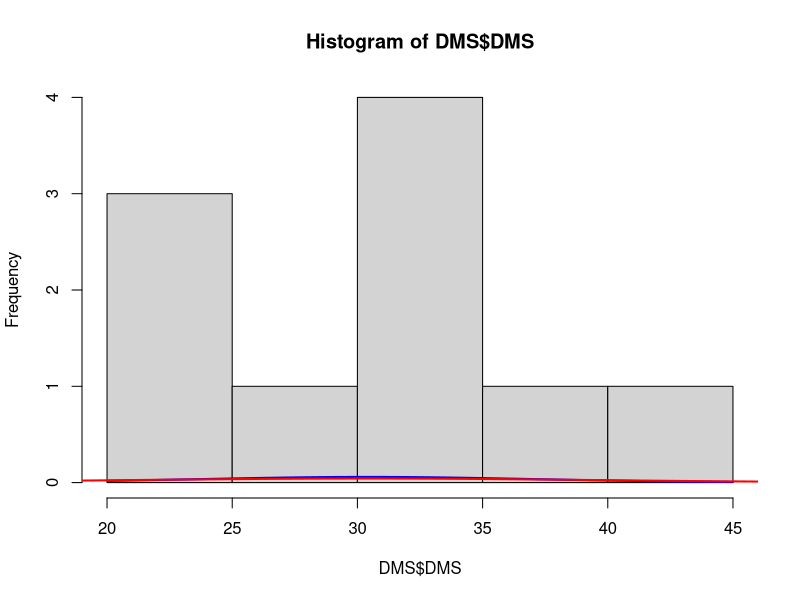
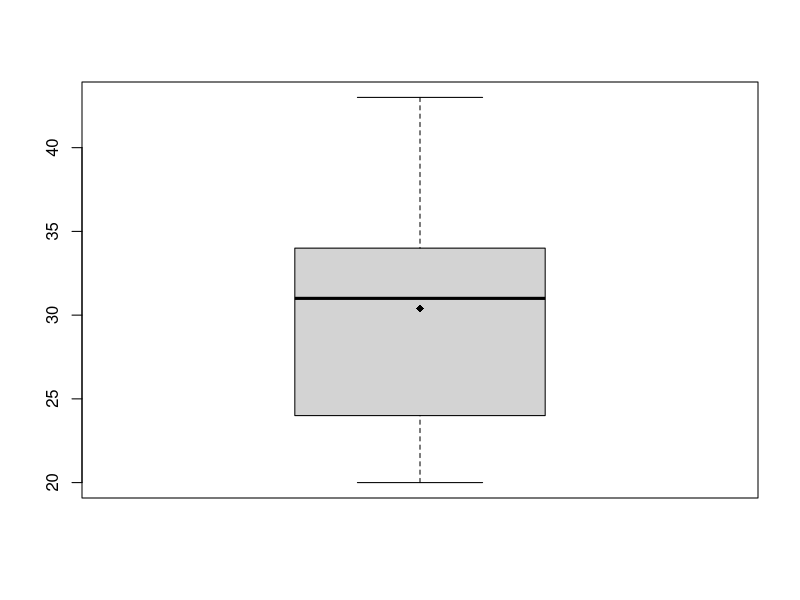

Write the R code that produced these figures, in order.
# for DMS

#a) Make a boxplot and histogram to verify that the distribution is roughly symmetric with no outliers.
DMS=read.table(file="DMS.txt",header=T)


# histogram
# View(DMS)
# attach(DMS$DMS)
# library(lattice) # histogram ??????lattice
hist(DMS$DMS)
means <- mean(DMS$DMS)
std <- sd(DMS$DMS)
curve(dnorm(x, mean=means, sd=std), col="blue", lwd=2, add=TRUE)   # normal distribution line
lines(density(DMS$DMS, adjust=2),col = "red", lwd=2)

# boxplot
boxplot(DMS$DMS)
points(means, pch = 18)









# Parameters for t.test
# You always indicate confidence level, alpha = 1 ??? C
# possibilities for alternative are "two.sided" (confidence interval),
# "less" (upper confidence bound for one-sided test), "greater" (lower confidence bound for one-sided test)
t.test(DMS$DMS, conf.level=0.95, alternative = "two.sided")



